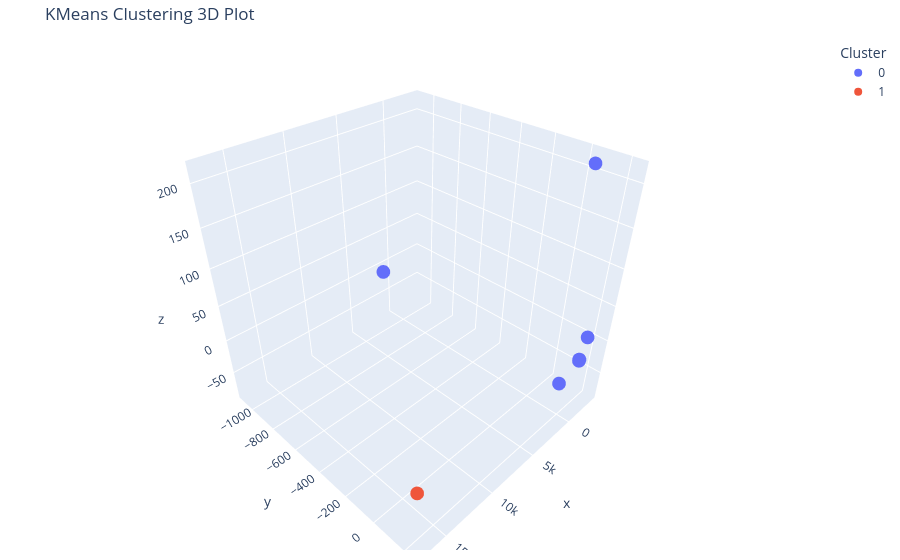
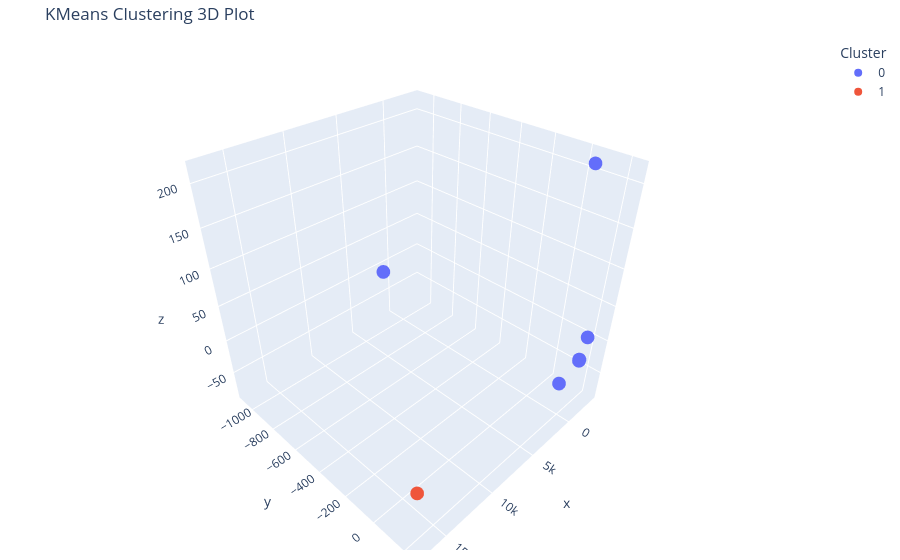

Notebook code for these charts, in order:
### Code cell
kmeans.plot_3d(show=True)

### Figure 1 — Plotly figure (JSON) as saved in the notebook; plotly's stock layout.template omitted (floating-point values rounded to 4 significant figures)
{"data": [{"hovertemplate": "<b>%{hovertext}</b><br><br>Cluster=0<br>x=%{x}<br>y=%{y}<br>z=%{z}<extra></extra>", "hovertext": ["AI_The_Hermit", "AI_The_Invention", "HenryWP_ThePirate", "HenryWP_ThePirate_Short", "Irving_RipVanWInkle", "Lippard_BelOfPrairieEden", "Poe_FallOfHouseUsher_1839"], "legendgroup": "0", "marker": {"color": "#636efa", "symbol": "circle"}, "mode": "markers", "name": "0", "scene": "scene", "showlegend": true, "type": "scatter3d", "x": [-3356.0, -3357.0, -3156.0, -3356.0, -2660.0, 1259.0, -2557.0], "y": [162.2, 162.7, 190.7, 164.3, 92.98, -1090.0, 80.27], "z": [-39.36, -41.05, 1.098, -38.98, -82.9, -9.692, 214.2]}, {"hovertemplate": "<b>%{hovertext}</b><br><br>Cluster=1<br>x=%{x}<br>y=%{y}<br>z=%{z}<extra></extra>", "hovertext": ["Melville_MobyDick"], "legendgroup": "1", "marker": {"color": "#EF553B", "symbol": "circle"}, "mode": "markers", "name": "1", "scene": "scene", "showlegend": true, "type": "scatter3d", "x": [17180.0], "y": [236.8], "z": [-3.36]}], "layout": {"legend": {"title": {"text": "Cluster"}, "tracegroupgap": 0}, "margin": {"b": 10, "l": 12, "r": 10, "t": 40}, "scene": {"domain": {"x": [0, 1], "y": [0, 1]}, "xaxis": {"title": {"text": "x"}}, "yaxis": {"title": {"text": "y"}}, "zaxis": {"title": {"text": "z"}}}, "title": {"text": "KMeans Clustering 3D Plot"}}}

### Figure 2 — Plotly figure (JSON) as saved in the notebook; plotly's stock layout.template omitted (floating-point values rounded to 4 significant figures)
{"data": [{"hovertemplate": "<b>%{hovertext}</b><br><br>Cluster=0<br>x=%{x}<br>y=%{y}<br>z=%{z}<extra></extra>", "hovertext": ["AI_The_Hermit", "AI_The_Invention", "HenryWP_ThePirate", "HenryWP_ThePirate_Short", "Irving_RipVanWInkle", "Lippard_BelOfPrairieEden", "Poe_FallOfHouseUsher_1839"], "legendgroup": "0", "marker": {"color": "#636efa", "symbol": "circle"}, "mode": "markers", "name": "0", "scene": "scene", "showlegend": true, "type": "scatter3d", "x": [-3356.0, -3357.0, -3156.0, -3356.0, -2660.0, 1259.0, -2557.0], "y": [162.2, 162.7, 190.7, 164.3, 92.98, -1090.0, 80.27], "z": [-39.36, -41.05, 1.098, -38.98, -82.9, -9.692, 214.2]}, {"hovertemplate": "<b>%{hovertext}</b><br><br>Cluster=1<br>x=%{x}<br>y=%{y}<br>z=%{z}<extra></extra>", "hovertext": ["Melville_MobyDick"], "legendgroup": "1", "marker": {"color": "#EF553B", "symbol": "circle"}, "mode": "markers", "name": "1", "scene": "scene", "showlegend": true, "type": "scatter3d", "x": [17180.0], "y": [236.8], "z": [-3.36]}], "layout": {"legend": {"title": {"text": "Cluster"}, "tracegroupgap": 0}, "margin": {"b": 10, "l": 12, "r": 10, "t": 40}, "scene": {"domain": {"x": [0, 1], "y": [0, 1]}, "xaxis": {"title": {"text": "x"}}, "yaxis": {"title": {"text": "y"}}, "zaxis": {"title": {"text": "z"}}}, "title": {"text": "KMeans Clustering 3D Plot"}}}
